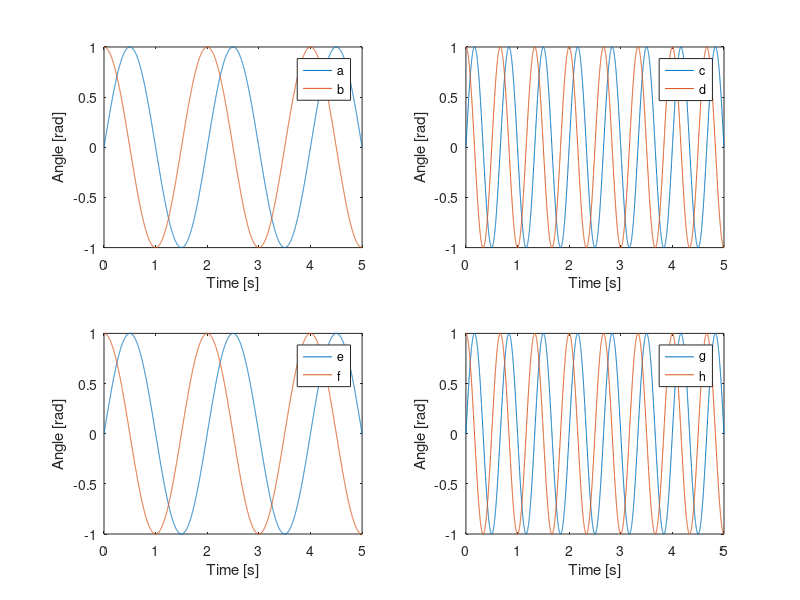

The MATLAB source for this figure: (Note: this script raises an error after producing the figure.)
% Beispiele für die Formatierung eines Plots

% Alexander Tödtheide, toedtheide@irt.uni-hannover.de, 2015-06
% Moritz Schappler, moritz.schappler@imes.uni-hannover.de, 2018-03
% (C) Institut für mechatronische Systeme, Universität Hannover

clc; close all; clear
%% Beispieldaten
t = (0:1e-3:5)';

f1 = 0.5;
f2 = 1.5;
y1 = sin(t*2*pi*f1);
y2 = cos(t*2*pi*f1);
y3 = sin(t*2*pi*f2);
y4 = cos(t*2*pi*f2);


fig_handle = figure(1);clf;
axhdl=NaN(2,2);
axhdl(1,1)=subplot(2,2,1);
plot(t,y1); hold on; plot(t,y2); legend('a','b');
xlabel('Time [s]'); ylabel('Angle [rad]');
xlim([0 5]);
axhdl(1,2)=subplot(2,2,2);
plot(t,y3); hold on; plot(t,y4); legend('c','d'); 
xlabel('Time [s]'); ylabel('Angle [rad]');
xlim([0 5]);
axhdl(2,1)=subplot(2,2,3);
plot(t,y1); hold on; plot(t,y2); legend('e','f');
xlabel('Time [s]'); ylabel('Angle [rad]');
xlim([0 5]);
axhdl(2,2)=subplot(2,2,4);
plot(t,y3); hold on; plot(t,y4); legend('g','h'); 
xlabel('Time [s]'); ylabel('Angle [rad]');
xlim([0 5]);


%% Beispiel-Plot 1

shape = [2,2];  
n_cols = shape(2);
nc_rows = shape(1);

bl = 0.13;          % left border,  [0-1]
br = 0.055;         % right border, [0-1]
hu = 0.05;          % upper border, [0-1]
hd = 0.14;          % lower border, [0-1]
bdx = 0.05;         % gap between plots in x, [0-1]
bdy = 0.05;         % gap between plots in y, [0-1]
fig_width = 8.6;    % figure width in cm
fig_height = 7;     % figure height in cm

remove_inner_labels(axhdl,1);
remove_inner_labels(axhdl,2);
set_size_plot_subplot(fig_handle,fig_width,fig_height,axhdl,bl,br,hu,hd,bdx,bdy);
figure_format_publication(axhdl)

figure_save_path = fullfile(fileparts(which('matlab_tools_path_init.m')), 'examples_tests', 'plot_examples');
mkdirs(figure_save_path);
export_fig(fullfile(figure_save_path, 'example_out_1.pdf'));

%% Beispiel-Plot 2
% Verschiedene Formate für die einzelnen Subplots
format{1} = {'r',  '', '-', 0; ...
             'k', 'd', '-', 8};
format{2} = {'k', 'o', '-', 7; ...
             'c', 's', '-', 12};
format{3} = {'b', 'v', '-', 7; ...
             'k', 's', '--', 12};
format{4} = {'g', 'v', '-', 7; ...
             'k', '^', '--', 9};
Names = {{'a','b'},{'c','d'},{'e','f'},{'g','h'},};
for i = 1:length(axhdl(:))
  axes(axhdl(i)); %#ok<LAXES>
  linhdl = get(axhdl(i), 'Children');
  leghdl = line_format_publication(linhdl, format{i}, Names{i});
  legend(leghdl, Names{i});
end
export_fig(fullfile(figure_save_path, 'example_out_2.pdf'));
